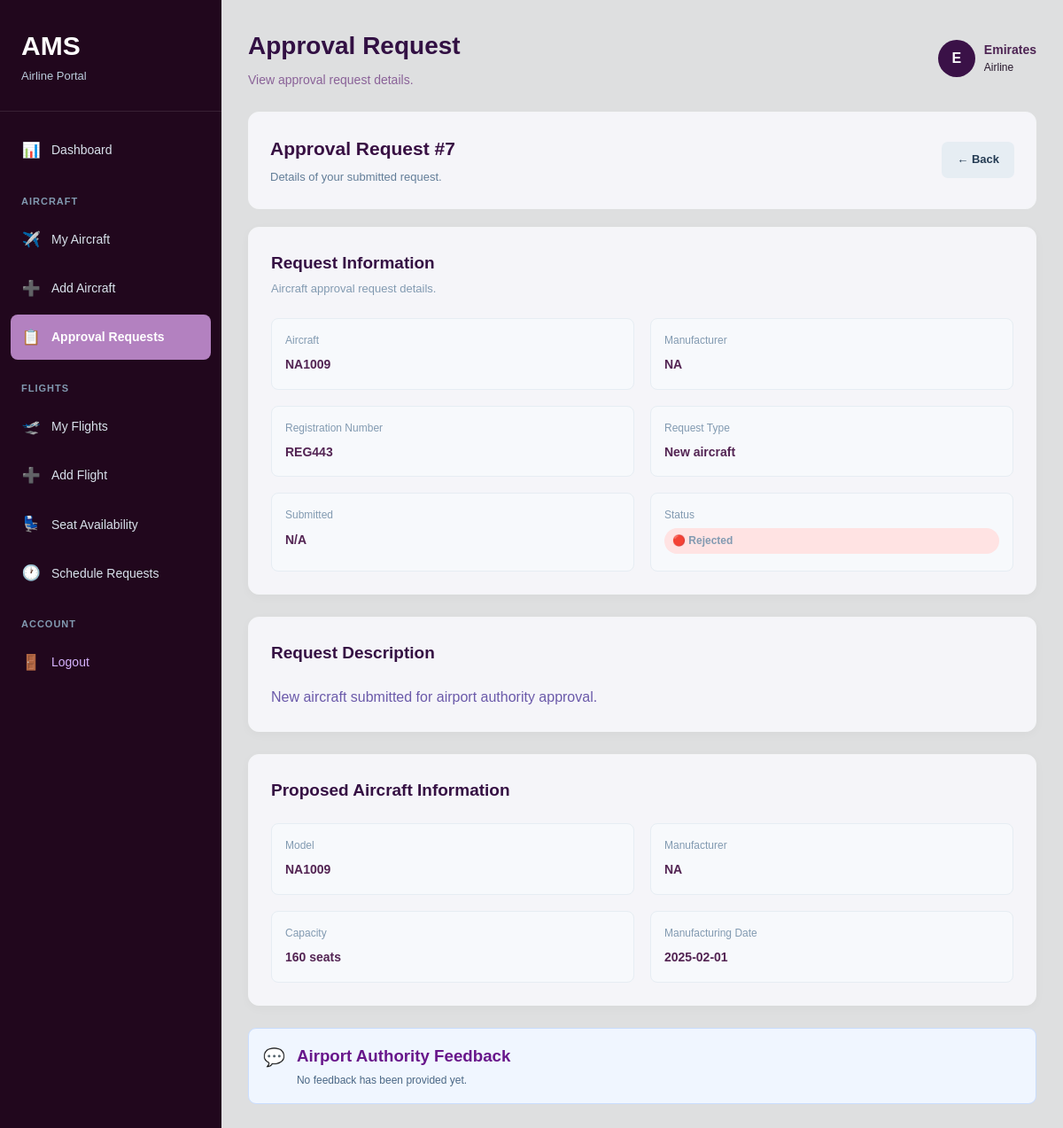
The page /airline/approval/view.php?id=7 (signed in) on the database its author committed.
### tables this page shows
CREATE TABLE `airlines` (
  `id` int(11) NOT NULL,
  `airline_name` varchar(100) NOT NULL,
  `country` varchar(100) DEFAULT NULL,
  `contact` varchar(50) DEFAULT NULL,
  `email` varchar(100) DEFAULT NULL,
  `status` varchar(20) DEFAULT 'Active',
  `created_at` timestamp NOT NULL DEFAULT current_timestamp()
);

CREATE TABLE `aircraft_approval_requests` (
  `id` int(11) NOT NULL,
  `aircraft_id` int(11) NOT NULL,
  `airline_id` int(11) NOT NULL,
  `request_type` varchar(50) NOT NULL,
  `description` text DEFAULT NULL,
  `proposed_model` varchar(100) DEFAULT NULL,
  `proposed_capacity` int(11) DEFAULT NULL,
  `proposed_manufacturer` varchar(100) DEFAULT NULL,
  `proposed_manufacturing_date` date DEFAULT NULL,
  `supporting_document` varchar(255) DEFAULT NULL,
  `status` varchar(30) NOT NULL DEFAULT 'pending',
  `feedback` text DEFAULT NULL,
  `reviewed_by` int(11) DEFAULT NULL,
  `reviewed_at` datetime DEFAULT NULL,
  `created_at` timestamp NOT NULL DEFAULT current_timestamp()
);

CREATE TABLE `airplanes` (
  `id` int(11) NOT NULL,
  `airline_id` int(11) DEFAULT NULL,
  `airline_name` varchar(100) NOT NULL,
  `model` varchar(100) NOT NULL,
  `manufacturer` varchar(100) DEFAULT NULL,
  `manufacturing_date` date DEFAULT NULL,
  `registration_number` varchar(100) NOT NULL,
  `capacity` int(11) NOT NULL,
  `status` varchar(50) DEFAULT 'Active',
  `created_at` timestamp NOT NULL DEFAULT current_timestamp()
);

### airline/approval/view.php (the view, shortened to what this page needs)
<?php
require_once '../../config/database.php';
$user_id = (int)$_SESSION['user_id'];
$sql = "SELECT email
        FROM users
        WHERE id = ?
        LIMIT 1";
$stmt = $conn->prepare($sql);
$stmt->bind_param(
    "i",
    $user_id
);
$stmt->execute();
$result = $stmt->get_result();
$user = $result->fetch_assoc();
$user_email = $user['email'];
$sql = "SELECT id, airline_name
        FROM airlines
        WHERE email = ?
        LIMIT 1";
$stmt = $conn->prepare($sql);
$stmt->bind_param(
    "s",
    $user_email
);
$stmt->execute();
$result = $stmt->get_result();
$airline = $result->fetch_assoc();
$airline_id = (int)$airline['id'];
$airline_name = $airline['airline_name'];
$id = (int)($_GET['id'] ?? 0);
$sql = "SELECT
            r.*,
            a.model,
            a.manufacturer,
            a.registration_number
        FROM aircraft_approval_requests r
        LEFT JOIN airplanes a
        ON r.aircraft_id = a.id
        WHERE r.id = ?
        AND r.airline_id = ?
        LIMIT 1";
$stmt = $conn->prepare($sql);
$stmt->bind_param(
    "ii",
    $id,
    $airline_id
);
$stmt->execute();
$result = $stmt->get_result();
$request = $result->fetch_assoc();
$status = strtolower(
    trim($request['status'] ?? '')
);
?>
<!DOCTYPE html>
<html>
<head>
    <link rel="stylesheet"
          href="../../assets/css/airline.css">
</head>
<body>
<div class="airline-layout">
<div class="sidebar">
    <div class="sidebar-logo">
        <h2>AMS</h2>
        <p>Airline Portal</p>
    </div>
    <nav class="sidebar-menu">
        <a href="../dashboard.php"
           class="menu-item">
            <span>📊</span>
            Dashboard
        </a>
        <div class="menu-section">
            <p class="menu-title">
                Aircraft
            </p>
            <a href="../airplane/index.php"
               class="menu-item">
                <span>✈️</span>
                My Aircraft
            </a>
            <a href="../airplane/add.php"
               class="menu-item">
                <span>➕</span>
                Add Aircraft
            </a>
            <a href="index.php"
               class="menu-item active">
                <span>📋</span>
                Approval Requests
            </a>
        </div>
        <div class="menu-section">
            <p class="menu-title">
                Flights
            </p>
            <a href="../flight/index.php"
               class="menu-item">
                <span>🛫</span>
                My Flights
            </a>
            <a href="../flight/add.php"
               class="menu-item">
                <span>➕</span>
                Add Flight
            </a>
            <a href="../flight/availability.php"
               class="menu-item">
                <span>💺</span>
                Seat Availability
            </a>
            <a href="../flight/schedule_request.php"
               class="menu-item">
                <span>🕐</span>
                Schedule Requests
            </a>
        </div>
        <div class="menu-section">
            <p class="menu-title">
                Account
            </p>
            <a href="../../logout.php"
               class="menu-item logout-item">
                <span>🚪</span>
                Logout
            </a>
        </div>
    </nav>
</div>
<div class="main-content">
<header class="topbar">
    <div>
        <h1>
            Approval Request
        </h1>
        <p>
            View approval request details.
        </p>
    </div>
    <div class="user-info">
        <div class="user-avatar">
            <?php
            echo strtoupper(
                substr($airline_name, 0, 1)
            );
            ?>
        </div>
        <div>
            <strong>
                <?php
                echo htmlspecialchars(
                    $airline_name
                );
                ?>
            </strong>
            <small>
                Airline
            </small>
        </div>
    </div>
</header>
<section class="page-header">
    <div>
        <h2>
            Approval Request #<?php echo $id; ?>
        </h2>
        <p>
            Details of your submitted request.
        </p>
    </div>
    <a href="index.php"
       class="btn btn-secondary">
        ← Back
    </a>
</section>
<section class="content-card">
    <div class="table-header">
        <h2>
            Request Information
        </h2>
        <p>
            Aircraft approval request details.
        </p>
    </div>
    <div class="details-grid">
        <div class="detail-item">
            <span>
                Aircraft
            </span>
            <strong>
                <?php
                echo htmlspecialchars(
                    $request['model'] ?? 'N/A'
                );
                ?>
            </strong>
        </div>
        <div class="detail-item">
            <span>
                Manufacturer
            </span>
            <strong>
                <?php
                echo htmlspecialchars(
                    $request['manufacturer'] ?? 'N/A'
                );
                ?>
            </strong>
        </div>
        <div class="detail-item">
            <span>
                Registration Number
            </span>
            <strong>
                <?php
                echo htmlspecialchars(
                    $request['registration_number'] ?? 'N/A'
                );
                ?>
            </strong>
        </div>
        <div class="detail-item">
            <span>
                Request Type
            </span>
            <strong>
                <?php
                echo htmlspecialchars(
                    str_replace(
                        '_',
                        ' ',
                        ucwords(
                            $request['request_type']
                        )
                    )
                );
                ?>
            </strong>
        </div>
        <div class="detail-item">
            <span>
                Submitted
            </span>
            <strong>
                <?php
                echo htmlspecialchars(
                    $request['submitted_at'] ?? 'N/A'
                );
                ?>
            </strong>
        </div>
        <div class="detail-item">
            <span>
                Status
            </span>
            <strong>
                <?php
                if ($status == 'approved')
                {
                    echo '<span class="status-badge status-approved">
                            🟢 Approved
                          </span>';
                }
                elseif ($status == 'rejected')
                {
                    echo '<span class="status-badge status-rejected">
                            🔴 Rejected
                          </span>';
                }
                else
                {
                    echo '<span class="status-badge status-pending">
                            🟡 Pending
                          </span>';
                }
                ?>
            </strong>
        </div>
    </div>
</section>
<section class="content-card">
    <div class="table-header">
        <h2>
            Request Description
        </h2>
    </div>
    <p>
        <?php
        echo nl2br(
            htmlspecialchars(
                $request['description'] ?? 'No description.'
            )
        );
        ?>
    </p>
</section>
<section class="content-card">
    <div class="table-header">
        <h2>
            Proposed Aircraft Information
        </h2>
    </div>
    <div class="details-grid">
        <div class="detail-item">
            <span>
                Model
            </span>
            <strong>
                <?php
                echo htmlspecialchars(
                    $request['proposed_model'] ?? 'N/A'
                );
                ?>
            </strong>
        </div>
        <div class="detail-item">
            <span>
                Manufacturer
            </span>
            <strong>
                <?php
                echo htmlspecialchars(
                    $request['proposed_manufacturer'] ?? 'N/A'
                );
                ?>
            </strong>
        </div>
        <div class="detail-item">
            <span>
                Capacity
            </span>
            <strong>
                <?php
                echo (int)(
                    $request['proposed_capacity'] ?? 0
                );
                ?>
                seats
            </strong>
        </div>
        <div class="detail-item">
            <span>
                Manufacturing Date
            </span>
            <strong>
                <?php
                echo htmlspecialchars(
                    $request['proposed_manufacturing_date'] ?? 'N/A'
                );
                ?>
            </strong>
        </div>
    </div>
</section>
<section class="info-box">
    <div class="info-icon">
        💬
    </div>
    <div>
        <h3>
            Airport Authority Feedback
        </h3>
        <?php
        if (!empty($request['feedback']))
        {
        ?>
            <p>
                <?php
                echo nl2br(
                    htmlspecialchars(
                        $request['feedback']
                    )
                );
                ?>
            </p>
        <?php
        }
        else
        {
        ?>
            <p>
                No feedback has been provided yet.
            </p>
        <?php
        }
        ?>
    </div>
</section>
</div>
</div>
</body>
</html>

### assets/css/airline.css (style rules this page uses)
* { margin: 0; padding: 0; box-sizing: border-box; }
html { scroll-behavior: smooth; }
body { font-family: Arial, Helvetica, sans-serif; background: #dedfe0; color: #6b5aaa; line-height: 1.6; }
a { text-decoration: none; color: inherit; }
.airline-layout { min-height: 100vh; display: flex; }
.sidebar { width: 250px; min-height: 100vh; background: #21071d; color: #ffffff; position: fixed; left: 0; top: 0; bottom: 0; overflow-y: auto; z-index: 1000; }
.sidebar-logo { padding: 28px 24px; border-bottom: 1px solid rgba(255, 255, 255, 0.1); }
.sidebar-logo h2 { font-size: 30px; }
.sidebar-logo p { color: #bcccdc; font-size: 13px; }
.sidebar-menu { padding: 18px 12px; }
.menu-section { margin-top: 24px; }
.menu-title { padding: 0 12px 8px; color: #829ab1; font-size: 11px; font-weight: 700; text-transform: uppercase; letter-spacing: 1px; }
.menu-item { display: flex; align-items: center; gap: 12px; padding: 12px; margin-bottom: 4px; border-radius: 8px; color: #d9e2ec; font-size: 14px; transition: .2s; }
.menu-item span { width: 22px; text-align: center; font-size: 17px; }
.menu-item.active { background: #b381c0; color: #fff; font-weight: 600; }
.logout-item { color: #d7b4ff; }
.main-content { width: calc(100% - 250px); margin-left: 250px; min-height: 100vh; padding: 30px; }
.topbar { min-height: 70px; display: flex; align-items: center; justify-content: space-between; gap: 20px; margin-bottom: 25px; }
.topbar h1 { font-size: 28px; color: #321043; margin-bottom: 4px; }
.topbar p { color: #8a6298; font-size: 14px; }
.user-info { display: flex; align-items: center; gap: 10px; }
.user-avatar { width: 42px; height: 42px; border-radius: 50%; background: #3a1147; color: #fbfbfc; display: flex; align-items: center; justify-content: center; font-weight: 700; }
.user-info strong, .user-info small { display: block; }
.user-info strong { font-size: 14px; color: #4d2453; }
.user-info small { color: #26172b; font-size: 12px; }
.stat-card, .action-card, .module-card, .content-card, .page-header { background: #f5f5f9; border: 1px solid #f4f5f7; border-radius: 12px; }
.page-header { padding: 24px; margin-bottom: 20px; display: flex; align-items: center; justify-content: space-between; gap: 20px; }
.page-header h2 { color: #381043; font-size: 21px; margin-bottom: 5px; }
.page-header p { color: #627d98; font-size: 13px; }
.content-card { padding: 25px; margin-bottom: 25px; box-shadow: 0 3px 12px rgba(0, 0, 0, .03); }
.form-header, .table-header { margin-bottom: 22px; }
.form-header h2, .table-header h2 { color: #351043; font-size: 19px; margin-bottom: 4px; }
.form-header p, .table-header p { color: #829ab1; font-size: 13px; }
.btn { display: inline-flex; align-items: center; justify-content: center; padding: 10px 17px; border-radius: 7px; border: none; font-size: 13px; font-weight: 600; cursor: pointer; transition: .2s; }
.btn-secondary { background: #e6edf3; color: #243b53; }
.form-notice, .info-box { display: flex; gap: 13px; padding: 16px; border-radius: 9px; background: #f0f6ff; border: 1px solid #c9ddff; margin-top: 20px; }
.notice-icon, .info-icon { font-size: 20px; flex-shrink: 0; }
.form-notice strong, .info-box h3 { color: #68178b; }
.form-notice p, .info-box p { color: #4a6785; font-size: 12px; margin-top: 3px; }
.status-badge { display: inline-flex; align-items: center; padding: 5px 9px; border-radius: 20px; font-size: 11px; font-weight: 600; }
.status-rejected { background: #ffe3e3; color: #a12626; }
.details-grid { display: grid; grid-template-columns: repeat(2, 1fr); gap: 18px; }
.detail-item { padding: 15px; background: #f7f9fc; border: 1px solid #e6edf3; border-radius: 8px; }
.detail-item span { display: block; color: #829ab1; font-size: 12px; margin-bottom: 4px; }
.detail-item strong { color: #532453; font-size: 14px; }

### rows shown on the page
airlines: airline_name "E", airline_name "Emirates"
aircraft_approval_requests: airplanes.model "NA1009", airplanes.manufacturer "NA", airplanes.registration_number "REG443", request_type "New aircraft", description "New aircraft submitted for airport authority approval.", proposed_model "NA1009", proposed_manufacturer "NA", proposed_capacity "160", proposed_manufacturing_date "2025-02-01"

### other values the page prints
$id "7"
$request['submitted_at'] "N/A"
